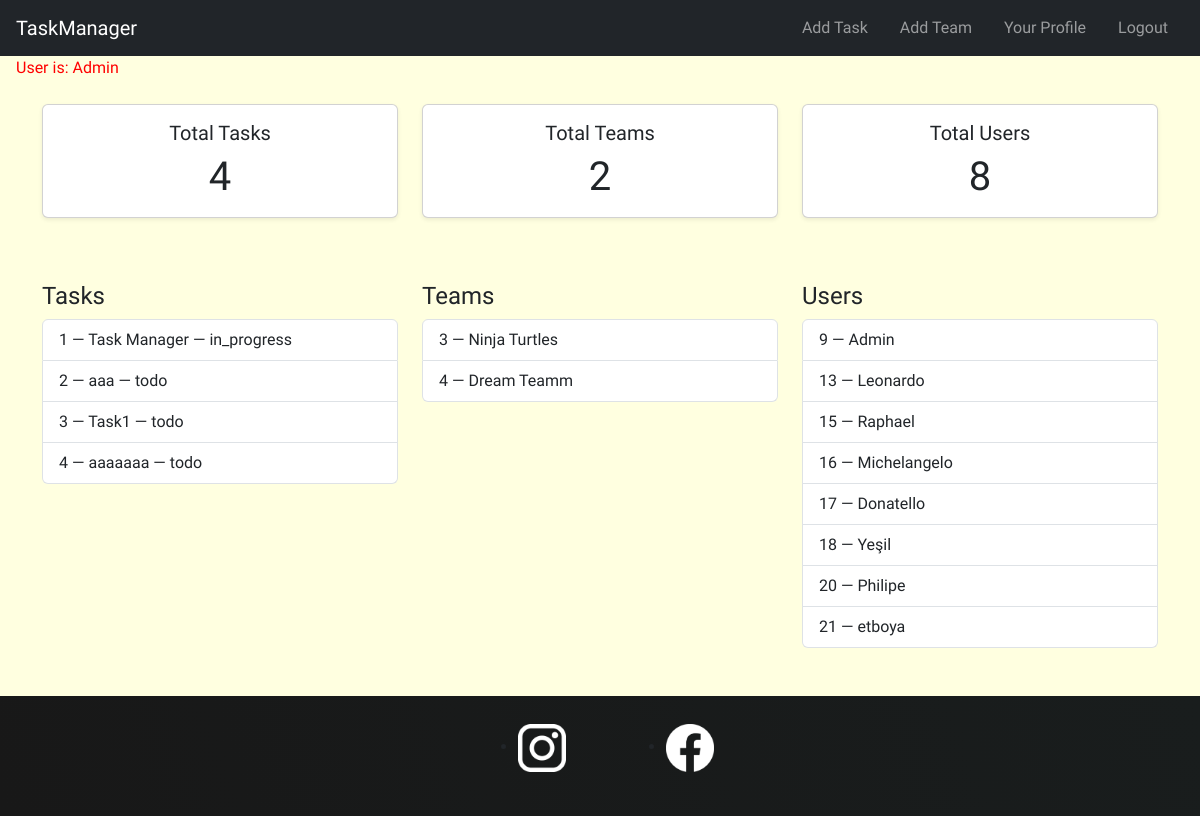
The app's page /control-panel/ (signed in), older data.
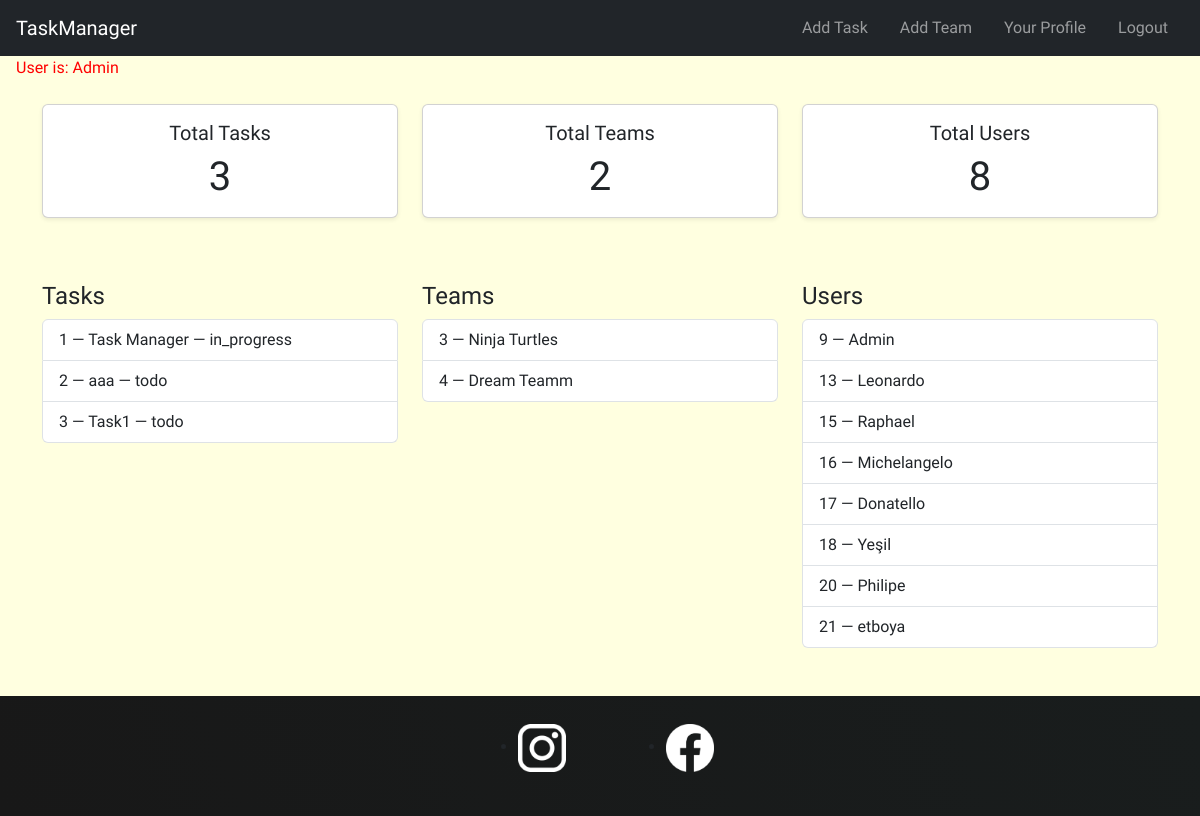
The same page, newer data.
### tasks/models.py (models this page shows, shortened)
class Task(models.Model):
    STATUS_CHOICES = [
        ('todo', 'To Do'),
        ('in_progress', 'In Progress'),
        ('done', 'Done'),
    ]
    private = models.BooleanField(blank=False,default=False) # if it is false every one can see it , users & teams associated
    creator = models.ForeignKey(User,on_delete=models.CASCADE, related_name='created_tasks')
    title = models.CharField(max_length=200)
    status = models.CharField(max_length=20, choices=STATUS_CHOICES, default='todo')
    description = models.TextField(blank=True)
    users = models.ManyToManyField(User, related_name='tasks')  # Users assigned to the task
    teams = models.ManyToManyField(Team, related_name='tasks' , blank=True)  # Teams related to the task
    subtasks = models.ManyToManyField('self', symmetrical=False, blank=True, related_name='parent_tasks')  # Optional sub-task linkage
    created_at = models.DateTimeField(auto_now_add=True)
    updated_at = models.DateTimeField(auto_now=True)
    deadline = models.DateTimeField(null=True, blank=True)

class Team(models.Model): # One user can be a team
    name = models.CharField(max_length=100)
    users = models.ManyToManyField(User, related_name='teams')

class UserProfile(models.Model):
    user = models.OneToOneField(User, on_delete=models.CASCADE)# if we delete user we delete theri profile too
    description = models.TextField(blank=True)
    image = models.ImageField(max_length=500,default="profile_pictures/placeholder.png",upload_to="profile_pictures")

### tasks/views.py (the view)
# urls.py: path("control-panel/", views.admin_index, name="admin_index"),
@login_required
def admin_index(request):
    task_list = Task.objects.all() # rn they (task_list) are objects
    team_list = Team.objects.all()
    user_list = UserProfile.objects.all()
    task_count = task_list.count() # count metod counts all the elements in the list
    team_count = team_list.count()
    user_count = user_list.count()
    context = { # we use this to create dynamique pages we use this variable as an attribute | we use the content in it like objects
        "task_list":task_list,
        "team_list":team_list,
        "user_list":user_list,
        "user_count": user_count,
        "team_count": team_count,
        'task_count': task_count,
        "current_user": request.user, # after login it contains current users information
    }
    return render(request,"admin-index.html",context)

### tasks/templates/admin-index.html
{% extends 'base.html' %} {% block body %}
<div class="container my-4">
  <section class="row text-center mb-5">
    <article class="col-md-4 mb-3">
      <div class="card h-100 shadow-sm">
        <div class="card-body">
          <h5 class="card-title">Total Tasks</h5>
          <p class="card-text display-6">{{ task_count }}</p>
        </div>
      </div>
    </article>
    <article class="col-md-4 mb-3">
      <div class="card h-100 shadow-sm">
        <div class="card-body">
          <h5 class="card-title">Total Teams</h5>
          <p class="card-text display-6">{{ team_count }}</p>
        </div>
      </div>
    </article>
    <article class="col-md-4 mb-3">
      <div class="card h-100 shadow-sm">
        <div class="card-body">
          <h5 class="card-title">Total Users</h5>
          <p class="card-text display-6">{{ user_count }}</p>
        </div>
      </div>
    </article>
  </section>
  <section class="row">
    <article class="col-lg-4 mb-4">
      <h4>Tasks</h4>
      <ul class="list-group">
        {% for task in task_list %}
        <a
          href="{% url 'task:detail_task' task.id %}"
          class="list-group-item list-group-item-action"
        >
          {{ task.id }} — {{ task.title }} — {{ task.status|default:"todo" }}
        </a>
        {% empty %}
        <div class="list-group-item">No tasks available.</div>
        {% endfor %}
      </ul>
    </article>
    <article class="col-lg-4 mb-4">
      <h4>Teams</h4>
      <ul class="list-group">
        {% for team in team_list %}
        <a
          href="{% url 'task:detail_team' team.id %}"
          class="list-group-item list-group-item-action"
        >
          {{ team.id }} — {{ team.name }}
        </a>
        {% empty %}
        <div class="list-group-item">No teams available.</div>
        {% endfor %}
      </ul>
    </article>
    <article class="col-lg-4 mb-4">
      <h4>Users</h4>
      <ul class="list-group">
        {% for user in user_list %}
        <a
          href="{% url 'task:detail_user' user.id %}"
          class="list-group-item list-group-item-action"
        >
          {{ user.id }} — {{ user.user.username }}
        </a>
        {% empty %}
        <div class="list-group-item">No users available.</div>
        {% endfor %}
      </ul>
    </article>
  </section>
</div>
{% endblock %}

Row changes from the older to the newer data that the page shows:
removed Task: id "4", title "aaaaaaa", status "todo"
Text that changed along with them:
{{ task_count }}: "4" → "3"
